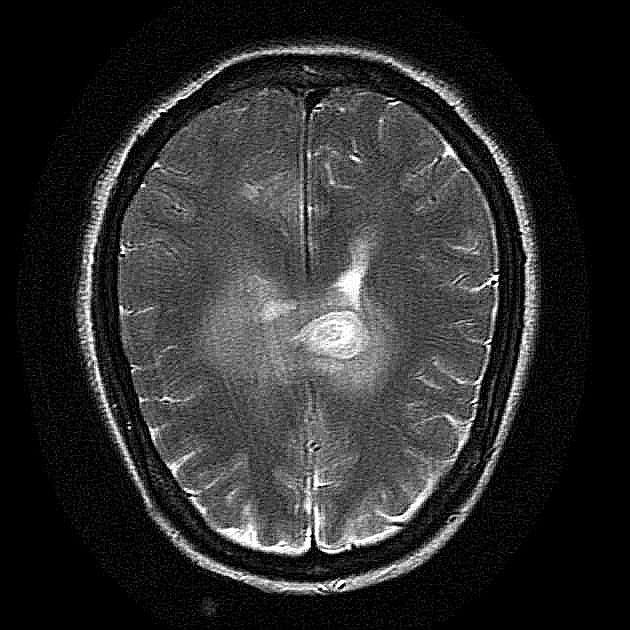
#> input picture BrainTumor_dataset/yes/y1062.jpg, 630 x 630 px; its folder holds only this picture in this run
$ jupyter execute --allow-errors BrainTumor_model.ipynb
#> lines starting #> are read from the running program, lines starting #| are printed output that depends on the picture; after the words box and inside, x2 and y2 are one past the last pixel; in counts of white or black regions, pixels touching at a corner belong together
[cell 1]
#Import the necessary library

#dataset processing
import numpy as np
import os
import pandas as pd
import matplotlib.pyplot as plt
import seaborn as sns #data visualization, supporting matplotlib and pandas

#neural network
import cv2 #library for computer vision
import imutils #image processing function, supporting cv2
from PIL import Image #image processing
import tensorflow as tf #deep neural networks
from tensorflow.python.keras import Sequential
from tensorflow.keras import layers, optimizers
from tensorflow.keras.applications.resnet50 import ResNet50
from tensorflow.keras.layers import *
from tensorflow.keras.models import Model
from tensorflow.keras.callbacks import EarlyStopping, ModelCheckpoint
import tensorflow.keras as K

import keras #interface for artificial neural networks
from keras.preprocessing.image import ImageDataGenerator
from keras.applications.vgg19 import VGG19
from keras.models import Sequential
from keras import layers
from keras.utils.vis_utils import plot_model

#model evaluation
from sklearn.metrics import accuracy_score, precision_score, recall_score
from sklearn.metrics import f1_score, cohen_kappa_score, roc_auc_score, confusion_matrix
from sklearn.metrics import classification_report, roc_curve

[cell 2]
#Dataset source: https://www.kaggle.com/ahmedhamada0/brain-tumor-detection
#Understanding the data
os.listdir('BrainTumor_dataset');
#include brain that has tumor and brain that does not

#> (a cell that did not finish here is left out)

#> (a cell that did not finish here is left out)

[cell 5]
#set the directory
yes=os.listdir('BrainTumor_dataset/yes')
#> yes = ['y1062.jpg']
#> (the rest of this cell did not finish here and is left out)

[cell 6]
#Data Augmentation (increase the amount of data by adding slightly modified copies of already existing data --> regularize and reduce overfitting)
'''
def dataAugment(fileDir, numSample, saveDir):
    #ImageDataGenerator generates new images with some modifications
    dataGenerate =ImageDataGenerator(rotation_range=20, width_shift_range=0.3, height_shift_range=0.3, shear_range=0.2, brightness_range=(0.3,1.0), horizontal_flip=True, vertical_flip=True, fill_mode='reflect')
    for fileName in listdir(fileDir):
        image=cv2.imread(fileDir+'/'+fileName) #load an image from the specified file
        savePrefix= 'aug'+fileName[:-4]
        i=0
        for batch in dataGenerate.flow(x=image, batch_size=1, save_to_dir=saveDir, save_prefix=savePrefix,save_format='jpg'):
            i+=1
            if i> numSample:
                break
'''

[cell 7]
#Data Preprocessing

X=[] #create an empty dataset of X

#Set height and width of the image
imgHeight=200
imgWidth=200
imageSize=[imgHeight, imgWidth]

#Read images from the given directory:
for file in yes:
    img=cv2.imread('BrainTumor_dataset/yes/'+file)
#> img is the input picture: shape (630, 630, 3); min 0, max 255, mean 45.4
    if img is None:
        print("Wrong path")
    else:
        imgResized= cv2.resize(img, (imgHeight, imgWidth))
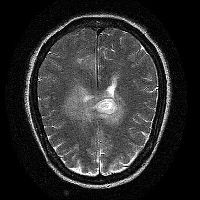
#> imgResized: shape (200, 200, 3); min 0, max 255, mean 45.3
        (b,g,r)=cv2.split(imgResized)
        img=cv2.merge([r,g,b])
        X.append(img)

#> (the rest of this cell did not finish here and is left out)

[cell 8]
#OpenCV: Computer Vision
#crop the brain out of the image
def imageCrop(imageName, addPixel=0):
#> called with addPixel = 0
    newSet=[] #create an empty list
    for img in imageName:
        #binarize the image
        grayScale=cv2.cvtColor(img, cv2.COLOR_RGB2GRAY) #convert the image to gray space
        blurImage=cv2.GaussianBlur(grayScale, [5,5],0) #blur to reduce high frequency noise to make the contour detection process more accurate

        #threshold
        thresHold=cv2.threshold(blurImage, 50,255, cv2.THRESH_BINARY)[1] #threshold the image or change the pixels to make the image easier to analyze (binary: black and white)
        erode=cv2.erode(thresHold, None, iterations=1) #remove pixels of the boundaries of the brain
        dilate=cv2.dilate(erode, None, iterations=1) #add pixels to the boundaries of the brain (not the inverse of the erosion - produced different image)

        #find contours
        contours=cv2.findContours(dilate, cv2.RETR_EXTERNAL, cv2.CHAIN_APPROX_SIMPLE) #spot the line that goes across the boundary of the brain (white-colored against the black background)
        contours=imutils.grab_contours(contours) #remove false positives areas and noises
        c=max(contours, key=cv2.contourArea) #find the biggest area of the contours

        #find the outer coordinates (extreme points)
        left = tuple(c[c[:, :, 0].argmin()][0])
        right = tuple(c[c[:, :, 0].argmax()][0])
        top = tuple(c[c[:, :, 1].argmin()][0])
        bottom = tuple(c[c[:, :, 1].argmax()][0])

        imgCropped=img[top[1]-addPixel:bottom[1]+addPixel, left[0]-addPixel:right[0]+addPixel] #crop the picture and modify the pixel according to the function parameter
        imgCropped=cv2.resize(imgCropped, (imgHeight, imgWidth)) #resize the picture
        newSet.append(imgCropped) #add the cropped image to the list
#> this loop made 1 pass
#> (left, right, top, bottom) on pass 1: ((24, 90), (171, 94), (100, 13), (87, 188))
#> pass 1, in imageCrop, `blurImage=cv2.GaussianBlur(grayScale, [5,5],0)`:
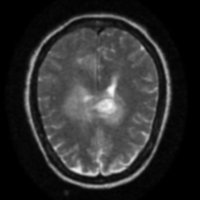
#> blurImage: shape (200, 200); min 0, max 250, mean 45.3
#> pass 1, in imageCrop, `thresHold=cv2.threshold(blurImage, 50,255, cv2.THRESH_BINARY)[1]`:
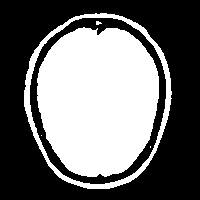
#> thresHold: shape (200, 200); 42.6% white; 5 white regions (3 under 20 px), largest, box (x1, y1, x2, y2) and area: (37, 27, 159, 177) 14618, (24, 13, 172, 189) 2420
#> pass 1, in imageCrop, `erode=cv2.erode(thresHold, None, iterations=1)`:
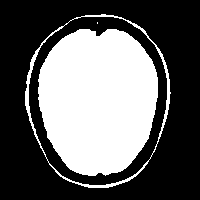
#> erode: shape (200, 200); 38% white; 3 white regions (1 under 20 px), largest, box (x1, y1, x2, y2) and area: (38, 29, 158, 176) 14051, (25, 14, 171, 188) 1163
#> after the loop, newSet = 1 item

    return np.array(newSet)

$ run again, on BrainTumor_dataset/yes/y1361.jpg
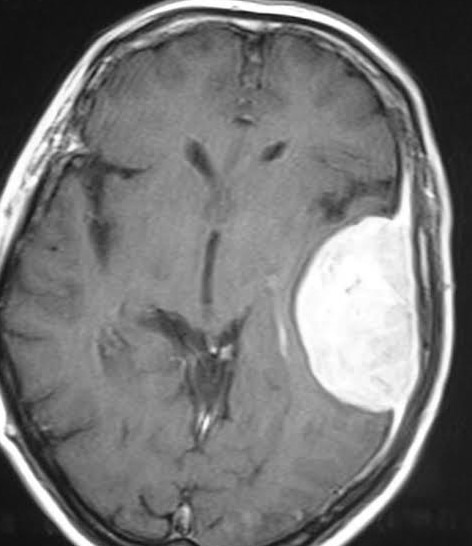
#> input picture BrainTumor_dataset/yes/y1361.jpg, 472 x 546 px
#> yes = ['y1361.jpg']
#> img is the input picture: shape (546, 472, 3); min 13, max 255, mean 118.2
#> the loop in imageCrop, `for img in imageName:` made 1 pass
#> (left, right, top, bottom) on pass 1: ((0, 67), (193, 126), (64, 0), (29, 199))
#> pass 1, in imageCrop, `thresHold=cv2.threshold(blurImage, 50,255, cv2.THRESH_BINARY)[1]`:
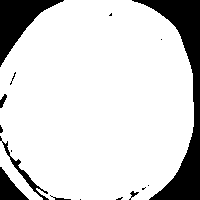
#> thresHold: shape (200, 200); 83.9% white; 16 black regions (9 under 20 px), largest, box (x1, y1, x2, y2) and area: (132, 0, 200, 200) 3764, (0, 0, 64, 67) 1688, (0, 167, 29, 200) 474
#> pass 1, in imageCrop, `erode=cv2.erode(thresHold, None, iterations=1)`:
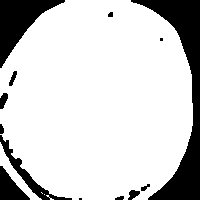
#> erode: shape (200, 200); 81.4% white; 13 black regions (2 under 20 px), largest, box (x1, y1, x2, y2) and area: (131, 0, 200, 200) 4071, (0, 0, 65, 68) 1820, (0, 135, 72, 200) 669
#> after the loop in imageCrop, `for img in imageName:`: newSet = 1 item

$ run again, on BrainTumor_dataset/yes/y1070.jpg
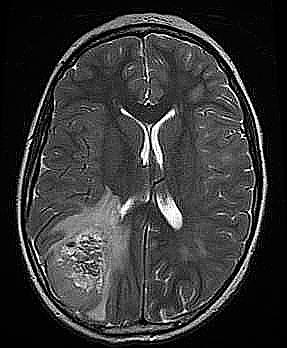
#> input picture BrainTumor_dataset/yes/y1070.jpg, 287 x 348 px
#> yes = ['y1070.jpg']
#> img is the input picture: shape (348, 287, 3); min 0, max 255, mean 54.1
#> the loop in imageCrop, `for img in imageName:` made 1 pass
#> (left, right, top, bottom) on pass 1: ((11, 112), (186, 109), (97, 7), (75, 196))
#> pass 1, in imageCrop, `dilate=cv2.dilate(erode, None, iterations=1)`:
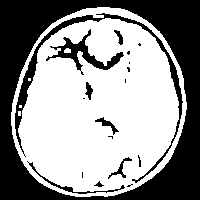
#> dilate: shape (200, 200); 58% white; 19 black regions (9 under 20 px), largest, box (x1, y1, x2, y2) and area: (0, 0, 200, 200) 13603, (15, 13, 183, 183) 1708, (46, 29, 124, 75) 815
#> after the loop in imageCrop, `for img in imageName:`: newSet = 1 item
